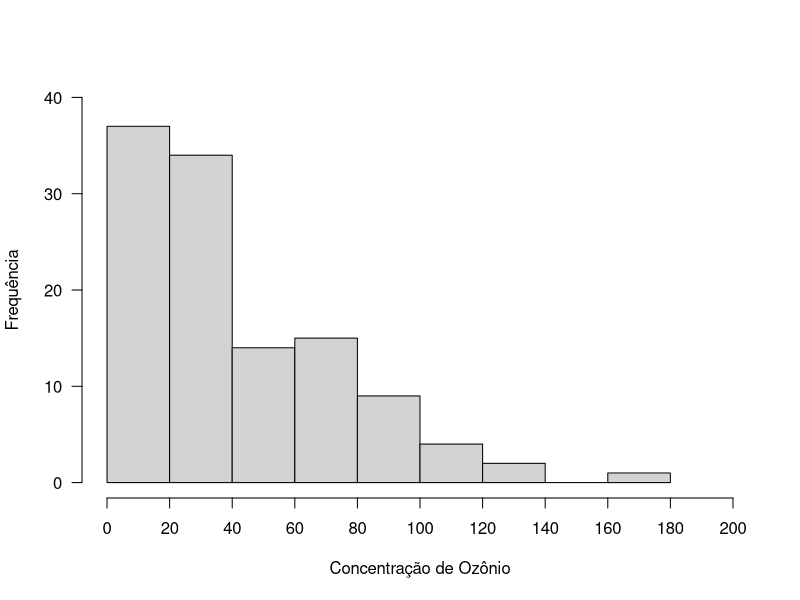
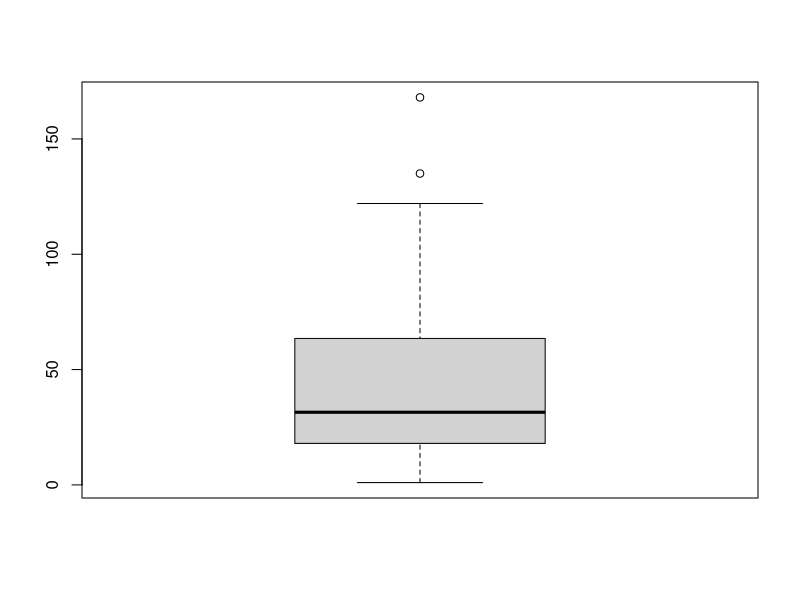
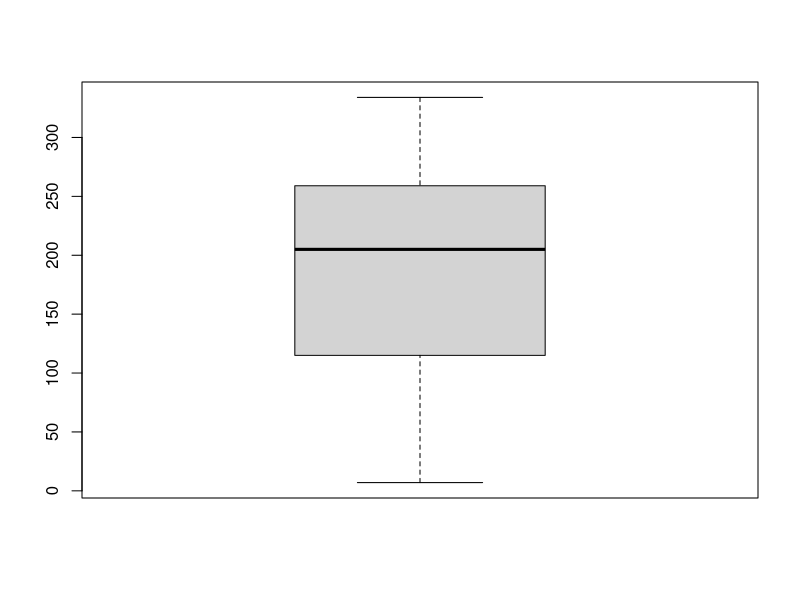
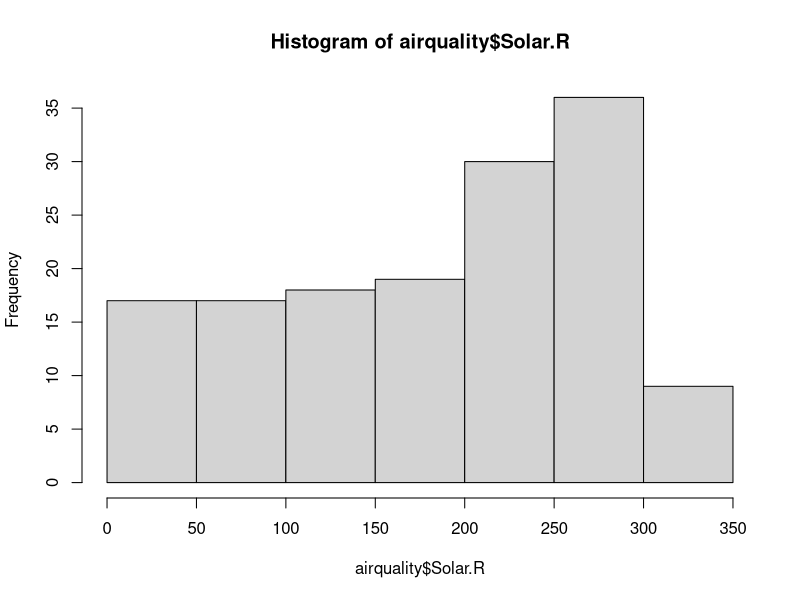
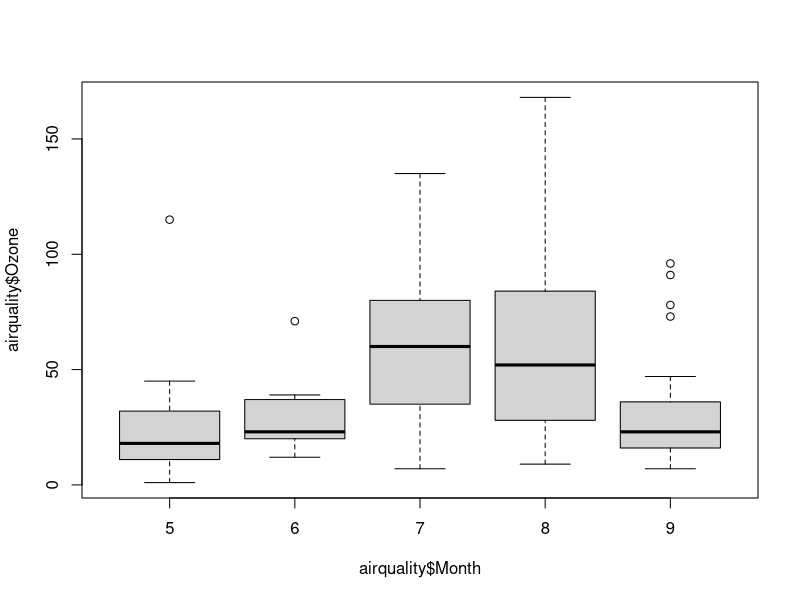

Here is the R script that generated these plots, in order: (Note: this script raises an error after producing the figures.)
## ---- chunk 1
data("airquality")
## ---- chunk 2
summary(airquality)
## ---- chunk 3
histograma.oz <- hist  (airquality$Ozone, las=1, xlab = "Concentração de Ozônio", ylab = "Frequência", main = "", ylim =c(0,40) , xlim =c(0,200), xaxp=c(0,200, 10))
## ---- chunk 4
boxplot(airquality$Ozone) #range valores para outliers 50% 1.5
## ---- chunk 5
quantile (airquality$Ozone, na.rm = T)
## ---- chunk 6
boxplot(airquality$Solar.R)
hist(airquality$Solar.R)
quantile(airquality$Solar.R, na.rm = T)
## ---- chunk 7
quantile (airquality$Ozone, na.rm = T, probs = c(0, 0.1, 0.25, 0.5, 0.75, 0.9 ,1))
## ---- chunk 8
boxplot(airquality$Ozone ~ airquality$Month)
## ---- chunk 9
boxplot(airquality$Ozone, las=1, ylab = "Concentração de Ozônio", col="gray", )
## ---- chunk 10
boxplot(airquality$Ozone, las=1, ylab = "Concentração de Ozônio", col="gray", range = 0) 
## ---- chunk 11
boxplot(airquality$Ozone ~ airquality$Month, las=1,xlab = "Mês", ylab = "Concentração de Ozônio", col="gray", )
